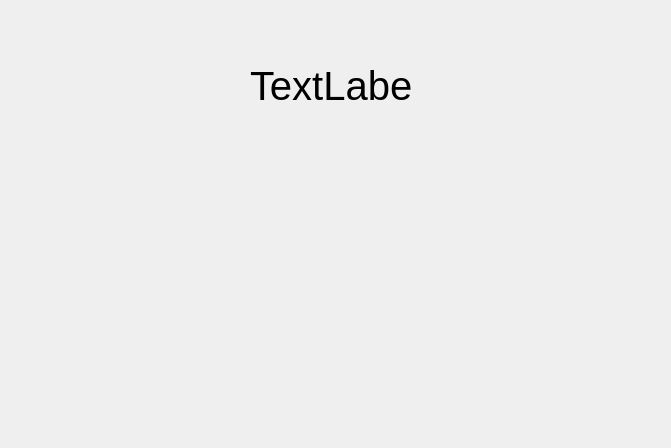
<?xml version="1.0" encoding="UTF-8"?>
<ui version="4.0">
 <class>uiTest</class>
 <widget class="QDialog" name="uiTest">
  <property name="geometry">
   <rect>
    <x>0</x>
    <y>0</y>
    <width>671</width>
    <height>448</height>
   </rect>
  </property>
  <property name="windowTitle">
   <string>Dialog</string>
  </property>
  <widget class="QLabel" name="label">
   <property name="geometry">
    <rect>
     <x>250</x>
     <y>30</y>
     <width>161</width>
     <height>111</height>
    </rect>
   </property>
   <property name="font">
    <font>
     <pointsize>30</pointsize>
    </font>
   </property>
   <property name="text">
    <string>TextLabel</string>
   </property>
  </widget>
 </widget>
 <resources/>
 <connections/>
</ui>
